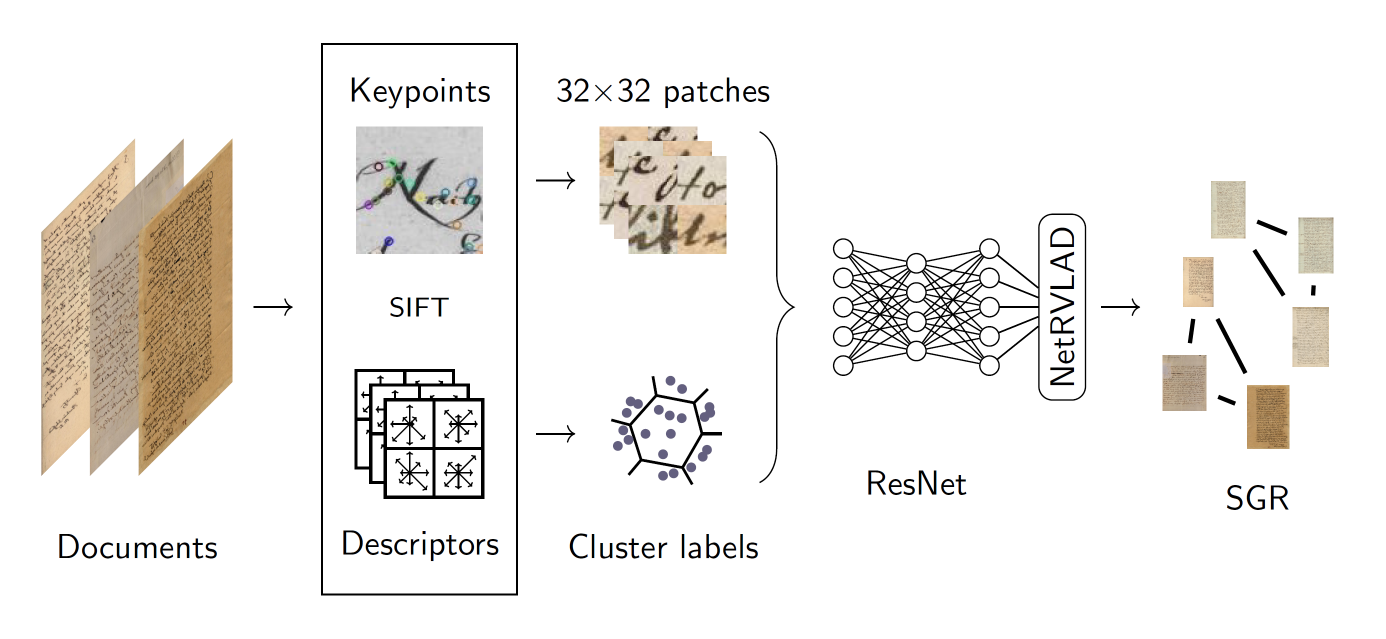
#> input picture icdar23/assets/header.png, 2772 x 1278 px (shown at 1/2 size)
$ python extract_patches_only_new.py --in_dir ../assets --out_dir out
#> lines starting #> are read from the running program, lines starting #| are printed output that depends on the picture; after the words box and inside, x2 and y2 are one past the last pixel; in counts of white or black regions, pixels touching at a corner belong together
import cv2
import numpy as np
from joblib import Parallel, delayed
import multiprocessing
import os
import glob
import logging
import sklearn.preprocessing
from sklearn.decomposition import PCA
from tqdm import tqdm


# ======================================================================
# QUICK DEBUG CHECK
# ----------------------------------------------------------------------
# Set this to a list of (0-indexed) subfolder positions to restrict the
# run to just those writer subfolders inside --in_dir, e.g.:
#
#     DEBUG_SUBFOLDER_INDICES = [1, 2]
#
# This picks the 2nd and 3rd writer folders (alphabetically sorted) and
# only extracts patches from those -- useful for sanity-checking that
# output filenames/labels look right before running on the full dataset.
#
# Set to None to process every subfolder normally (full run).
# ======================================================================
DEBUG_SUBFOLDER_INDICES = None


IMG_EXTENSIONS = [
    '.jpg', '.JPG', '.jpeg', '.JPEG',
    '.png', '.PNG', '.ppm', '.PPM', '.bmp', '.BMP', '.tif', '.tiff', '.TIF', '.TIFF'
]


def is_image_file(filename):
    return any(filename.endswith(extension) for extension in IMG_EXTENSIONS)

def black_pixels(img):
    return np.sum(img == 0)
def white_pixels(img):
    return np.sum(img==255)


def calc_features(input_img, arguments):
#> called with input_img = '../assets/header.png'
    img = cv2.imread(input_img)
#> img is the input picture: shape (1278, 2772, 3); mean B, G, R 235.6, 238.4, 240.6

    if arguments.scale != -1:
        scale = arguments.scale
        height = img.shape[0] * scale
        width = img.shape[1] * scale
        new_size_mask = (int(width), int(height))
        img = cv2.resize(img, new_size_mask, interpolation=cv2.INTER_CUBIC)

    img_gray = cv2.cvtColor(img, cv2.COLOR_BGR2GRAY)
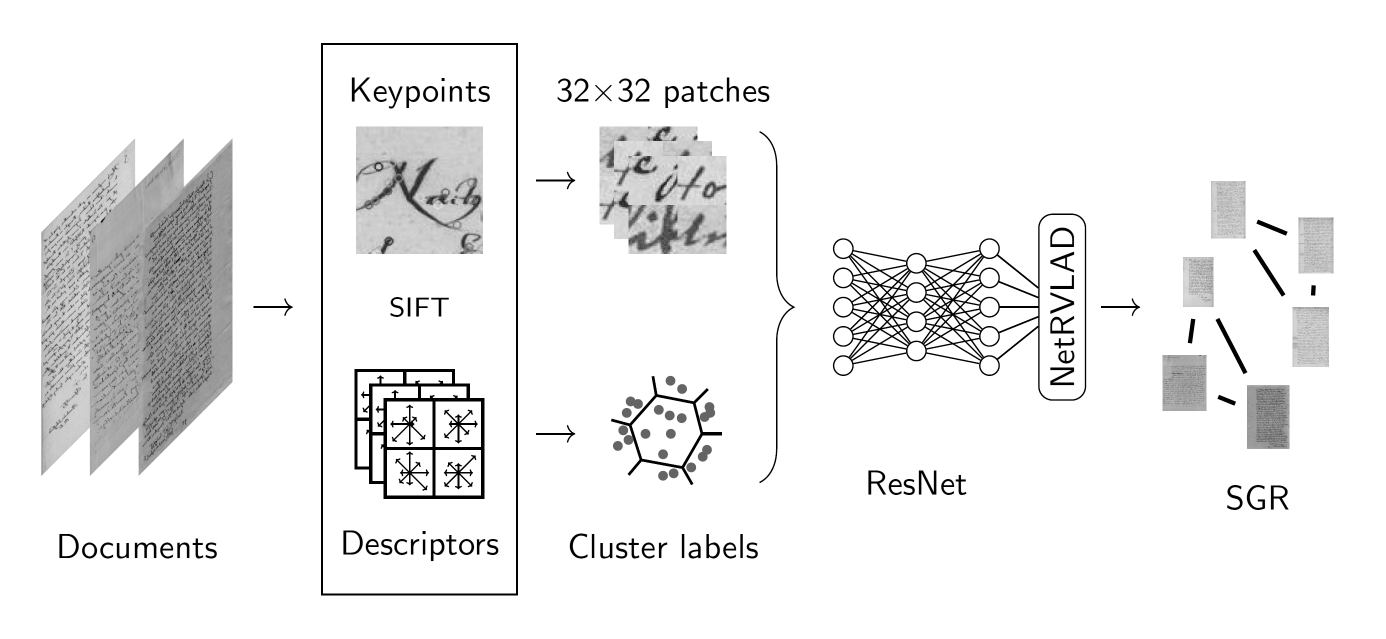
#> img_gray: shape (1278, 2772) (shown at 1/2 size); min 0, max 255, mean 238.7
    img = img_gray.copy()

    sift = cv2.SIFT_create(sigma=args.sigma)
    kp = sift.detect(img_gray, None)
#> kp = 6177 keypoints; strongest (x, y, size): (848, 1065, 4.3), (886, 159, 4.3), (2518, 1001, 3.3), (1440, 867, 5.7)
    _, img_bin = cv2.threshold(img, 0, 255, cv2.THRESH_BINARY + cv2.THRESH_OTSU)
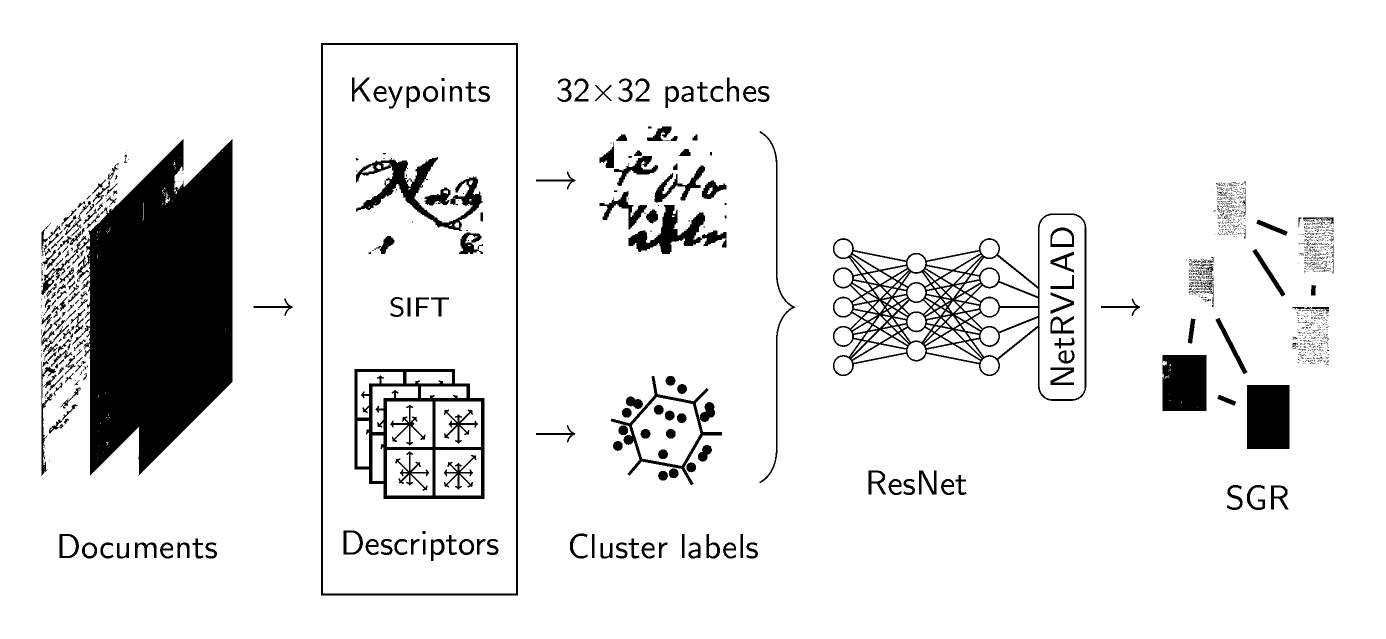
#> img_bin: shape (1278, 2772) (shown at 1/2 size); 91% white; 1592 black regions (1328 under 20 px), largest, box (x1, y1, x2, y2) and area: (83, 278, 465, 951) 148722, (1666, 427, 2173, 802) 25664, (709, 738, 969, 998) 14604


    def filter_keypoint(point):
        # if 3 < point.size < 10:
        #     return point
        return point


    new_kp = []
    uniq_kp = []

    num_pixel = arguments.win_size ** 2

    for p in kp:
        point = (int(p.pt[0]), int(p.pt[1]))

        roi = get_image_patch(img, point[0], point[1], arguments)

        if roi is None:
            continue

        if arguments.centered:
            if img_bin[point[1], point[0]] != 0:
                continue

        if arguments.black_pixel_thresh != -1:
            if black_pixels(roi) > (arguments.black_pixel_thresh * num_pixel):
                continue

        if arguments.white_pixel_thresh != -1:
            if white_pixels(roi) > (arguments.white_pixel_thresh * num_pixel):
                continue


        if not point in uniq_kp and filter_keypoint(p):
            new_kp.append(p)
            uniq_kp.append(point)
#> this loop made 6177 passes
#> (p, point) on passes 1 to 3: (keypoint at (77.2, 693.7), size 9.7, (77, 693)), (keypoint at (83.5, 566.9), size 1.9, (83, 566)), (keypoint at (83.6, 948.8), size 2.2, (83, 948))
#> pass 1, in get_image_patch, `roi = img[py - half_win_size:py + half_win_size, px - half_win_size:px..`:
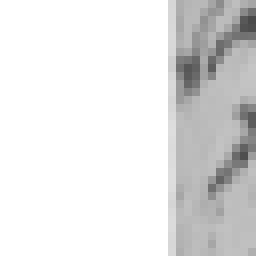
#> roi: shape (32, 32) (shown 8 times larger); min 74, max 255, mean 227.3
#> pass 3, in get_image_patch (call 3), `roi = img[py - half_win_size:py + half_win_size, px - half_win_size:px..`:
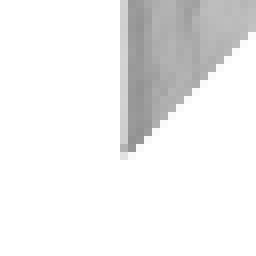
#> roi: shape (32, 32) (shown 8 times larger); min 146, max 255, mean 238.8
#> after the loop, new_kp = 1785 keypoints; strongest (x, y, size): (1893, 631, 2.4), (1863, 637, 2.4), (1771, 597, 2.3), (1800, 572, 2.4); uniq_kp = 1785 pairs, first value 83 to 2665, second value 174 to 1099

    _, desc = sift.compute(img_gray, new_kp)

    if desc is None or len(desc) == 0:
        print(f'No descriptors found for {os.path.splitext(os.path.basename(input_img))[0]}, skipping')
        return []

    desc = sklearn.preprocessing.normalize(desc, norm='l1')
    desc = np.sign(desc) * np.sqrt(np.abs(desc))
    desc = sklearn.preprocessing.normalize(desc, norm='l2')

    print(f'{len(new_kp)} out of {len(kp)} for {os.path.splitext(os.path.basename(input_img))[0]}')
#| 1785 out of 6177 for header
    kp_tupple = [(p, desc[i]) for i, p in enumerate(uniq_kp)]
#> kp_tupple = 1785 items


    return kp_tupple


def get_page_index(filename):
    """
    Deterministic per-writer page index, independent of the original form-ID
    string. For IAM (and any dataset where page IDs aren't clean integers,
    e.g. 'a01-003x'), this avoids parsing the ID at all -- each writer's own
    pages are sorted alphabetically and numbered 0..N-1. Two different pages
    can never collide, regardless of what the original filenames look like.
    """
    parent = os.path.dirname(filename)
    siblings = sorted(
        os.path.splitext(f)[0] for f in os.listdir(parent) if is_image_file(f)
    )
    basename = os.path.splitext(os.path.basename(filename))[0]
    return siblings.index(basename)


def get_image_patch(img, px, py, arguments):
    half_win_size = int(arguments.win_size / 2)
    if not (half_win_size < px < img.shape[1] - half_win_size and half_win_size < py < img.shape[0] - half_win_size):
        # if px - half_win_size < 0 or px + half_win_size > img.shape[1] or py - half_win_size < 0 or py + half_win_size > img.shape[0]:
        return None

    roi = img[py - half_win_size:py + half_win_size, px - half_win_size:px + half_win_size]
    assert roi.shape == (half_win_size * 2, half_win_size * 2), 'shape of the roi is not (%d,%d). It is (%d,%d)' % \
                                                                (half_win_size * 2, half_win_size * 2,
                                                                 roi.shape[0], roi.shape[1])
    return roi


def extract_patches(filename, tup, args):
    if len(tup) == 0:
        print(f'Skipping {os.path.basename(filename)} - no keypoints')
        return

    if len(tup) > args.patches_per_page and args.patches_per_page != -1:
        idx = np.linspace(0, len(tup) - 1, args.patches_per_page, dtype=np.int32)
        tup = [tup[i] for i in idx]

    points, _ = zip(*tup)

    img = cv2.imread(filename)
    img = cv2.cvtColor(img, cv2.COLOR_BGR2GRAY)

    if args.scale != -1:
        scale = args.scale
        height = img.shape[0] * scale
        width = img.shape[1] * scale
        new_size_mask = (int(width), int(height))
        img = cv2.resize(img, new_size_mask, interpolation=cv2.INTER_CUBIC)

    # NEW: writer ID comes from the parent folder (needed for datasets like IAM
    # where it's not in the filename). Page index is a clean sequential integer
    # per writer -- NOT parsed from the original form ID -- so naming quirks
    # like 'a01-003x' can never cause a collision or a downstream regex/int()
    # crash.
    writer_id = os.path.basename(os.path.dirname(filename))
    page_idx  = get_page_index(filename)
    stem      = f'{writer_id}_{page_idx:04d}'

    count = 0
    for p in points:
        roi = get_image_patch(img, p[0], p[1], args)
        if roi is None:
            continue

        out_path = os.path.join(args.out_dir[0], stem, stem + '_' + str(count) + '.png')

        count = count + 1
        cv2.imwrite(out_path, roi)


if __name__ == "__main__":
    import argparse
    import pickle

    logging.basicConfig(level=logging.INFO, format='%(asctime)s %(levelname)s %(message)s ')

    parser = argparse.ArgumentParser(description="extract patches from images")
    parser.add_argument('--in_dir', metavar='in_dir', dest='in_dir', type=str, nargs=1,
                        help='input directory', required=True)
    parser.add_argument('--out_dir', metavar='out_dir', dest='out_dir', type=str, nargs=1,
                        help='output directory', required=True)
    parser.add_argument('--win_size', metavar='win_size', dest='win_size', type=int, nargs='?',
                        help='size of the patch',
                        default=32)
    parser.add_argument('--patches_per_page', metavar='patches_per_page', dest='patches_per_page', type=int, nargs='?',
                        help='maximal number of patches per page (-1 for no limit)',
                        default=-1)
    parser.add_argument('--scale', type=float, help='scale images up or down',
                        default=-1)
    parser.add_argument('--sigma', type=float, help='blur factor for SIFT',
                        default=1.6)
    parser.add_argument('--black_pixel_thresh', type=float, help='if more black_pixel_thresh percent of the pixels are black -> discard',
                        default=0.5)
    parser.add_argument('--white_pixel_thresh', type=float, help='if more than white_pixel_thresh percent of the pixels are white -> discard',
                        default=0.5)
    parser.add_argument('--centered', type=bool, help='filter patches whose keypoints are not located on handwriting, only for binarized datasets',
                    default=True)


    args = parser.parse_args()


    assert os.path.exists(args.in_dir[0]), 'in_dir {} does not exist'.format(args.in_dir[0])


    if not os.path.exists(args.out_dir[0]):
        logging.info('creating directory %s' % args.out_dir[0])
        os.mkdir(args.out_dir[0])

    assert len(os.listdir(args.out_dir[0])) == 0, 'out_dir is not empty'

    assert args.win_size % 2 == 0, 'win_size must be even'

    num_cores = int(multiprocessing.cpu_count() / 2)
    num_cores = 10
    path_to_centers = ''

    # NEW: optionally restrict to a handful of writer subfolders for a quick check
    if DEBUG_SUBFOLDER_INDICES is not None:
        all_subfolders = sorted(
            d for d in os.listdir(args.in_dir[0])
            if os.path.isdir(os.path.join(args.in_dir[0], d))
        )
        selected_subfolders = [
            all_subfolders[i] for i in DEBUG_SUBFOLDER_INDICES if i < len(all_subfolders)
        ]
        logging.info(f'DEBUG MODE: restricting to subfolders {selected_subfolders} '
                     f'(out of {len(all_subfolders)} total)')

        files = []
        for sf in selected_subfolders:
            files.extend([
                f for f in glob.glob(os.path.join(args.in_dir[0], sf, '**', '*.*'), recursive=True)
                if os.path.isfile(f) and is_image_file(f)
            ])
    else:
        files = [f for f in glob.glob(args.in_dir[0] + '/**/*.*', recursive=True) if os.path.isfile(f) and is_image_file(f)]

    assert len(files) > 0, 'no images found'
    logging.info('Found {} images'.format(len(files)))

    logging.info('calculating features for images in %s (number of cores:%d)' % (args.in_dir, num_cores))
    results = []
    results = Parallel(n_jobs=num_cores, verbose=9)(delayed(calc_features)(f, args) for f in files)
#> results = 1 item

    logging.info('collecting descriptors')
    desc_list = []
    kp_list = []
    fn_list = []

    for r, f in tqdm(zip(results, files)):
        if len(r) == 0:
            logging.warning('no keypoints found in file {} '.format(f))
        for kp, desc in r:
            kp_list.append(kp)
            desc_list.append(desc)
            fn_list.append(f)
#> this loop made 1 pass
#> after the loop, desc_list = 1785 items; fn_list = 1785 items, first 6: '../assets/header.png', '../assets/header.png', '../assets/header.png', '../assets/header.png', '../assets/header.png', '../assets/header.png'; kp_list has the same summary as uniq_kp in calc_features

    # [39 lines of commented-out code are left out]
    logging.info('creating labels directories in output directory')
    for fn in set(fn_list):
        # NEW: matches the writer_id + sequential page_idx stem used in extract_patches()
        writer_id = os.path.basename(os.path.dirname(fn))
        page_idx  = get_page_index(fn)
#> page_idx = 0
        f_name    = f'{writer_id}_{page_idx:04d}'
#> f_name = 'assets_0000'
        if not os.path.exists(os.path.join(args.out_dir[0], str(f_name))):
            os.mkdir(os.path.join(args.out_dir[0], str(f_name)))

    # logging.info('copying %i (all patches per page) image patches to %s ' % (kp_list, args.out_dir[0]))
    results = Parallel(n_jobs=num_cores, verbose=9)(
        delayed(extract_patches)(filename, tup, args) for filename, tup in zip(files, results))
#> in extract_patches, `page_idx  = get_page_index(filename)`: page_idx = 0
#> in extract_patches, `stem      = f'{writer_id}_{page_idx:04d}'`: stem = 'assets_0000'
#> the loop in extract_patches, `for p in points:` made 1785 passes
#> pass 1, in get_image_patch (call 6178), `roi = img[py - half_win_size:py + half_win_size, px - half_win_size:px..`:
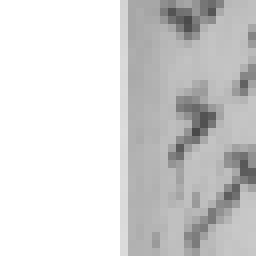
#> roi: shape (32, 32) (shown 8 times larger); min 73, max 255, mean 212.7
#> pass 2, in get_image_patch (call 6179), `roi = img[py - half_win_size:py + half_win_size, px - half_win_size:px..`:
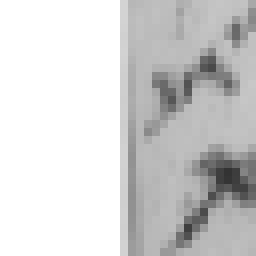
#> roi: shape (32, 32) (shown 8 times larger); min 51, max 255, mean 210.2
#> pass 3, in get_image_patch (call 6180), `roi = img[py - half_win_size:py + half_win_size, px - half_win_size:px..`:
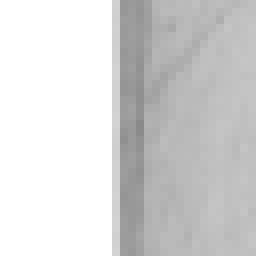
#> roi: shape (32, 32) (shown 8 times larger); min 138, max 255, mean 213.6
#> after the loop in extract_patches, `for p in points:`: count = 1785

    config_out_path = os.path.join(args.out_dir[0], 'db-creation-parameters.json')
    logging.info('writing config parameters to {}')
    with open(config_out_path, 'w') as f:
        import json

        json.dump(vars(args), f)

    # NEW: record original form ID for every writer_id/page_idx pair, so the
    # mapping back to IAM's raw filenames is never lost.
    page_index_map = {}
    for fn in set(fn_list):
        writer_id = os.path.basename(os.path.dirname(fn))
        page_idx  = get_page_index(fn)
        orig_form_id = os.path.splitext(os.path.basename(fn))[0]
        page_index_map.setdefault(writer_id, {})[f'{page_idx:04d}'] = orig_form_id

    map_out_path = os.path.join(args.out_dir[0], 'page_index_map.json')
    with open(map_out_path, 'w') as f:
        import json
        json.dump(page_index_map, f, indent=2)
    logging.info(f'wrote writer/page index -> original form ID mapping to {map_out_path}')

    out_files = [f for f in glob.glob(args.out_dir[0] + '/**/*.*', recursive=True) if os.path.isfile(f) and is_image_file(f)]
    logging.info(f'done - extracted {len(out_files)} patches')
